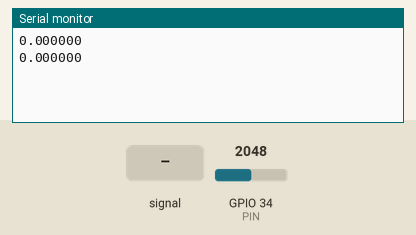
Simulated run of this sketch. Board: ESP32. On the bench: the last lines printed to the serial monitor. Inputs (shaded band) come from the test bench; at power-on: GPIO 34 (PIN) = 2048 (analog values on the 0–4095 scale).

Above: at 3.7 s.
3.8 s: GPIO 34 (PIN) fed a 200 Hz sine of ±327 counts around its level
At 4.4 s:
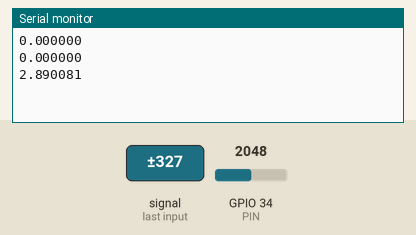
5.3 s: GPIO 34 (PIN) set to 2866
At 5.9 s:
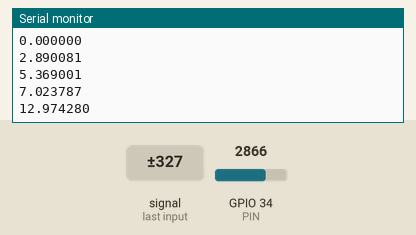
6.8 s: GPIO 34 (PIN) set to 3603
At 7.4 s:
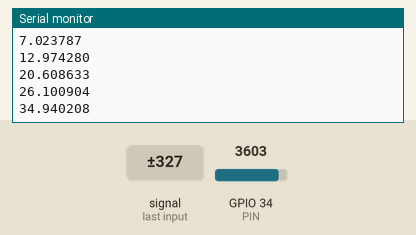
Timing chart, 0 to 9.8 s (numbered marks = the images above; inputs shaded):
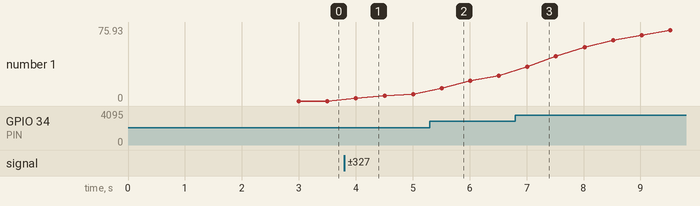

The sketch:

Loudness-Meter.ino
````cpp
/**
 * Loudness Meter
 * ==============
 *
 * Dieses Beispiel nutzt den KY-037 Sensor (eigentlich kein Sensor, sondern ein
 * Kleinmembran-Kondensatormikrofon) des Sensor Kits, um die Umgebungslautstärke
 * zu messen. Vom Grundprinzip entspricht dies einfach einem regelmäßigen analogRead().
 * Dabei muss jedoch einiges beachtet werden:
 *
 * Hardware-Aufbau
 * ---------------
 *
 * Geschenkt. Einfach Pin A0 des Sensors mit GPIO15 des ESP32 und den Sensor
 * zusätzlich mit 3.3V und GND verbinden. Pin D0 brauchen wir nicht.
 *
 * Bipolares Signal
 * ----------------
 *
 * Schallwellen sind Schwingungen, die im zeitlichen Verlauf um einen Nullpunkt
 * pendeln. Stellen Sie sich hierfür einfach eine Sinuskurve vor, die gleichzeitig
 * auch den einfachst möglichen Ton in der Natur darstellt. Ihre Werte sind mal
 * größer Null, mal kleiner Null.
 *
 * Was wir als Lautstärke empfinden ist nicht der absolute mathematische Y-Wert.
 * Eine Schwingung (1.0; 0.8; 1.0; 1.2; ...) ist nicht lauter als zum Beispiel
 * (0.0; -0.2; 0.0; 0.2; ...). Sie sind gleichlaut, weil kleinster und größter
 * Wert in beiden Fällen genau 0.4 auseinander liegen.
 *
 * Justierung des Sensors
 * ----------------------
 *
 * Normalerweise liefert ein Mikrofon eine Wechselspannung, die um 0V herum pendelt.
 * Da wir mit den meisten Microcontrollern aber nur positive Spannungen messen
 * können, verschiebt der Sensor die erzeugte Spannung in den positiven Bereich.
 * Mit der kleinen Schraube auf dem blauen Kästchen wird diese Verschiebung eingestellt.
 *
 * Die maximale Dynamik erhalten wir, wenn das Signal um die halbe Logikspannung
 * nach oben verschoben wird. Bei 3.3V Logikpegel des ESP32 also um ca. 1.6V.
 * Eine Ruhesignal liefert dann ein leises Rauschen um 1.6V, die Spannung kann aber
 * gleichmäßig in beide Richtungen ausschlagen, sobald ein Geräusch auftritt.
 * Siehe Fotos im Quellcodeverzeichnis.
 *
 * PROBLEM: Der Sensor ist mit hoher Wahrscheinlichkeit komplett falsch justiert!
 * Die Justierung kann aber nur mit einem Osziloskop erfolgen, welches die gemessene
 * Spannung im zeitlichen Verlauf anzeigt. Ein einfacher Spannungsmesser reicht nicht,
 * da dieser nicht schnell genug reagiert. Siehe ebenfalls Fotos.
 *
 * Sampling Theorem
 * ----------------
 *
 * Die Anzahl, wie oft ein Audiosignal je Sekunde abgetastet wird, nennt man "Sample Rate".
 * Für die Funktionsweise der Lautstärkenmessung ist es wichtig, hier den richtigen Wert
 * zu finden. Hilfe bietet uns dabei das Sampling Theorem, auch nach ihren Entdeckern
 * Nyquist-Theorem oder Nyquist-Shannon-Abtasttheorem genannt:
 *
 *   > Um eine Frequenz von x Hz abtasten zu können, muss die Sample Rate mindestens
 *   > 2x Hz betragen.
 *
 * Ist die Sample Rate zu niedrig, kann die ursprüngliche Frequenz aus dem abgetasteten
 * Signal nicht mehr rekonstruiert werden. Es treten stattdessen sog. Aliasing-Frequenzen
 * auf, die an der maximal möglichen Frequenz gespiegelt sind.
 *
 * BEISPIEL: Wir wollen ein Signal mit einer Frequenz von 300 Hz abtasten. Die Sample Rate
 * beträgt aber lediglich 500 Hz. Was wir erhalten ist ein verfälschtes Signal mit einer
 * Frequenz von 50 Hz, da mit der gewählten Sample Rate maximal 250 Hz abtastbar sind.
 * Das gemessene Signal ist zusaätzlich leiser als das Original.
 *
 * Ein Problem ist, dass die unten verwendeten Methoden sehr langsam sind. Im Versuch hat
 * eine Sample Rate von 5 kHz gerade so funktioniert, 10 kHz hingegen nicht.
 *
 * Weiterhin müssen alle Frequenzen größer als (Sample Rate / 2) eigentlich durch einen
 * Tiefpassfilter aus dem Ursprungssignal entfernt werden, bevor es abgetastet wird, da
 * sonst bei realen Geräuschen immer Aliasing auftreten wird. Dies macht der Sensor
 * natürlich nicht, da er nicht für eine bestimmte Abtastrate entwickelt wurde. Für eine
 * einfache Lautstarkenmessung können wir dieses Problem allerdings ignorieren, da so auch
 * höhere Frequenzen zumindest teilweise als laute Geräusche erkannt werden können, auch
 * wenn die Lautstärke zu niedrig berechnet wird.
 *
 * Berechnung der Lautstärke
 * -------------------------
 *
 * Kommen wir nocheinmal zur Bipolarität des Audiosignals zurück. Richtig justiert messen
 * wir Werte um 2048, wenn kein Geräusch erkannt wird. Je lauter ein Geräusch wird, desto
 * mehr entfernt sich der Messerwert kurzfristig von 2048 sowohl nach oben (Maximal 4096)
 * als auch nach unten (Minimal 0). Eine einfache Strategie könnte daher sein, lediglich auf
 * den Maximalwert zu reagieren und die Ausschläge nach unten zu ignorieren. Dies liefert
 * allerdings kein sehr gutes Maß für die Lautstärke.
 *
 * Warum? Weil ein einzelner, kurzer Impuls gar nicht als laut empfunden wird, auch wenn
 * er tatsächlich sehr weit ausschlägt. Auch zwei oder drei Impulse sind nicht laut.
 * Wir "hören" lediglich ein Knistern. Laut wird es erst, wenn die Schwingung über längere
 * Zeit anhält.
 *
 * Wir müssen daher den Faktor Zeit berücksichtigen und dabei nicht die maximalen
 * Ausschläge suchen, sondern einen Mittelwert bilden. Da es sich aber um ein bipolares
 * Signal handelt, müssen wir dieses hierfür wieder auf die Null-Achse nach unten
 * verschieben, was im Code unten mit folgender Zeile geschiecht:
 *
 * ```cpp
 * float value = (analogRead(PIN) - 2048) / 2048.0;
 * ```
 *
 * Sie rechnet den gemessenen Wert so um, dass immer eine Kommazahl zwischen [-1...1]
 * raus kommt.
 *
 * Sehr gut. Doch der Mittelwert wird dann immer ca. null sein. Wir müssen daher das
 * Vorzeichen entfernen, bevor wir mit den Messwerten rechnen. In der Praxis hat sich
 * hierfür die Root-Mean-Square-Formel durchgesetzt:
 *
 *   1) Square: Quadriere die Werte, um das Vorzeichen herauszukürzen
 *   2) Mean: Bilde den Mittelwert über die quadrierten Werte
 *   3) Root: Ziehe die Wurzel vom Mittelwert, um das Endergebnis zu erhalten
 *
 * Dadurch erhalten wir nun einen vernünftigen Wert, mit dem man arbeiten kann.
 * Wichtig zu verstehen ist lediglich, dass er nicht wirklich die "Lautstärke" des
 * Signals ausdrückt (denn diese wird in der logarithmischen Skala Dezibel gemessen),
 * sondern den Energiegehalt des gemessenen Signals abschätzt. Für die Erkennung zu
 * lauter Party-Mucke reicht das aus. Seine 7.1 Atmos Surround Anlage würde man damit
 * nicht einmessen.
 *
 * Kommerzielle Lautstärkenwarner verwenden einen Zeitraum von 0,3 Sekunden aufwärts,
 * dessen Energiegehalt sie zu messen versuchen. Da dies aber sehr schnell selbst auf
 * kurze Geräusche reagiert, wurden unten 2 Sekunden gewählt, wobei die Lautstärke
 * alle 0,5 Sekunden anhand der letzten beiden Sekunden geschätzt wird. Mathematisch
 * kann man sich das als einen extrem tiefen Tiefpassfilter vorstellen. Die einzige
 * Limitierung ist hier der knappe Hauptspeicher des ESP32, der einen Puffer von mehr
 * als zwei Sekunden Länge kaum zulässt.
 */

#include <Arduino.h>
#include "freertos/task.h"
#include <math.h>
#include <cstring>


constexpr uint32_t PIN                = 34;           // Analog Input Pin
constexpr uint32_t SR                 = 5000;         // Sample Rate in Hz
constexpr uint32_t DURATION_MS        = 2000;         // Puffer-Länge in Milisekunden
constexpr uint32_t UPDATE_MS          = 500;          // Aktualisierung alle X Milisekunden

constexpr uint32_t BUFFER_LEN         = SR * DURATION_MS / 1000;
constexpr uint32_t RECORD_MMS         = 1000000 / SR;

volatile float buffer[BUFFER_LEN] = {};
volatile size_t write_index       = 0;


/**
 * Vorbereitungen
 */
void setup() {
  delay(2500);
  Serial.begin(115200);

  pinMode(PIN, INPUT);
  analogReadResolution(12);

  memset((void *) buffer, BUFFER_LEN, 0);

  xTaskCreatePinnedToCore(
    /* pcTaskCode    */  soundRecordTask,              // Auszuführende Funktion
    /* pcName        */  "Sound Recording",            // Name des Tasks
    /* uxStackDepth  */  2048,                         // Stack-Größe in Words
    /* pvParameters  */  NULL,                         // Zeiger auf Task-Parameter oder NULL
    /* uxPriority    */  0,                            // Task-Priorität: Muss hier 0 sein, damit der Watchdog Timer nicht zuschlägt!
    /* pxCreatedTask */  NULL,                         // Zeiger auf TaskHandle_t oder NULL
    /* xCoreId       */  0                             // CPU-Core
  );
}

/**
 * Main Task: Energie in den gesampelten Daten berechnen und als Zahl auf der seriellen
 * Konsole ausgeben. Anzeige mit dem Serial Plotter der Arduino IDE.
 */
void loop() {
  delay(UPDATE_MS);

  float rms = 0.0;

  for (size_t i = 0; i < BUFFER_LEN; i++) {
    float value = buffer[i];
    rms += value * value;
  }

  rms = sqrt(rms / BUFFER_LEN) * 100;

  Serial.printf("%f\n", rms);
}


/**
 * Recording Task: Aufnahme von Audiosamples in einen Ring Buffer, damit diese im Main Task
 * analysiert werden können.
 */
void soundRecordTask(void* pvParameters) {
  while (true) {
    delayMicroseconds(RECORD_MMS);

    float value = (analogRead(PIN) - 2048) / 2048.0;
    buffer[write_index] = value;

    write_index++;
    if (write_index > BUFFER_LEN) write_index = 0;
  }
}
````

Measured:
- after the input at 3.8 s, the serial monitor: prints a new line after 0.20 s (image 1)
- after the input at 5.3 s, the serial monitor: prints a new line after 0.21 s (image 2)
- after the input at 6.8 s, the serial monitor: prints a new line after 0.21 s (image 3)
- plotted number 1: 0 → 7.02 after the input at 3.8 s, 7.02 → 26.1 after the input at 5.3 s, 26.1 → 75.93 after the input at 6.8 s
